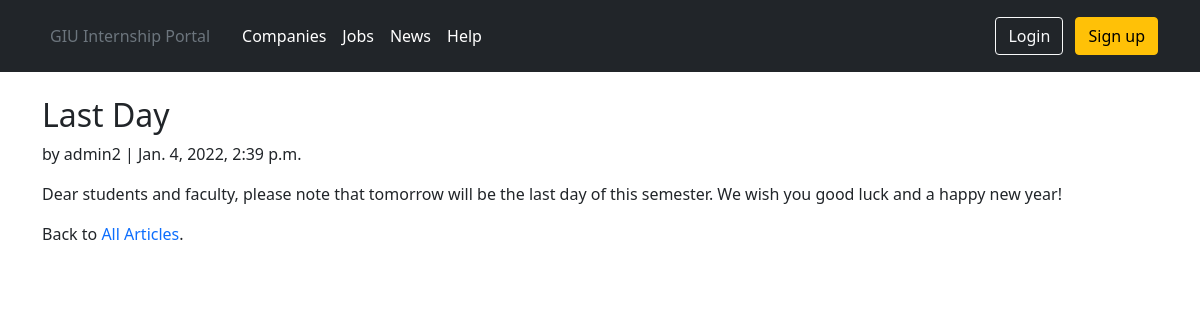
Screenshot of /news/4/ with the database file from the repository.
### news/models.py (models this page shows, shortened)
class Article(models.Model):
    title = models.CharField(max_length=255)
    body = models.TextField()
    date = models.DateTimeField(auto_now_add=True)
    author = models.ForeignKey(get_user_model(), on_delete=models.CASCADE)

### users/models.py (models this page shows)
class User(AbstractUser):
    is_student = models.BooleanField(default=False)
    is_employer = models.BooleanField(default=False)
    is_admin = models.BooleanField(default=False)
    is_faculty_representative = models.BooleanField(default=False)
    is_academic_advisor = models.BooleanField(default=False)
    is_career_office_coordinator = models.BooleanField(default=False)

### news/views.py (the view)
# urls.py: path('<int:pk>/', ArticleDetailView.as_view(), name='article_detail'),
class ArticleDetailView(DetailView):
    model = Article
    template_name = 'news/article_detail.html'
    context_object_name = 'article_detail_view'

### templates/news/article_detail.html
{% extends 'base.html' %}
{% block content %}
    <div class="article-entry">
        <h2>{{ article_detail_view.title }}</h2>
        <p>by {{ article_detail_view.author }} | {{ article_detail_view.date }}</p>
        <p>{{ article_detail_view.body }}</p>
    </div>
    {% if article.author ==  user %}
        <p><a class="no_underline" href="{% url 'article_edit' article_detail_view.pk %}">Edit</a> |
            <a class="no_underline" href="{% url 'article_delete' article_detail_view.pk %}">Delete</a></p>
        <p>Back to <a class="no_underline" href="{% url 'article_list' %}">All Articles</a>.</p>
    {% else %}
        <p>Back to <a class="no_underline" href="{% url 'article_list' %}">All Articles</a>.</p>
    {% endif %}
{% endblock content %}

### static/css/base.css (style rules this page uses)
.no_underline { text-decoration: none !important }

### rows the page displays
Article: title "Last Day", author "admin2", date "Jan. 4, 2022, 2:39 p.m.", body "Dear students and faculty, please note that tomorrow will be the last day of this semester. We wish you good luck and a happy new year!"
